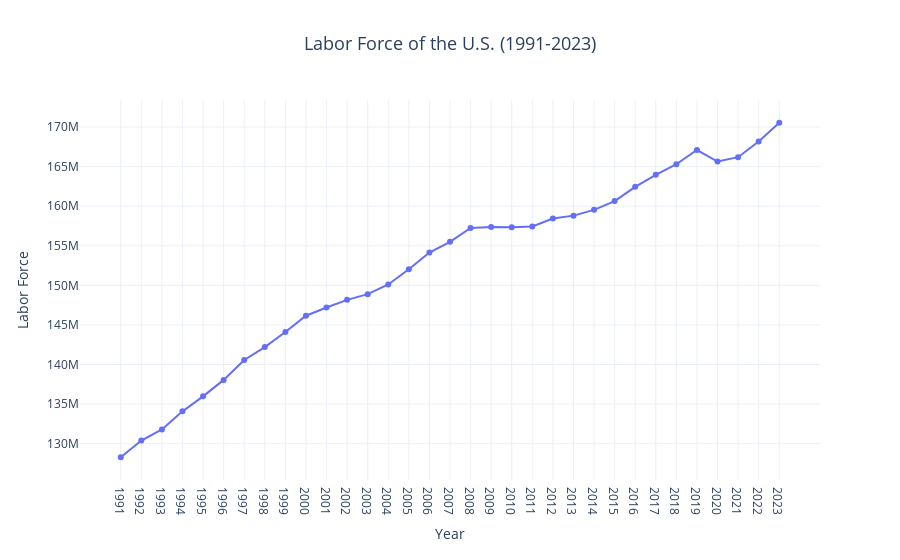

Source (notebook cell):
### Markdown cell above
### **4-2. Labor Force Trend**

Creates a line graph to visualize the labor force in the U.S. from 1991 to 2023. I use the `plotly.express` library to plot labor force values against years, with appropriate axis labels and markers.

### Code cell
import plotly.express as px

fig_labor = px.line(
    merged_df,  
    x='Year',  
    y='Labor force',  
    title='Labor Force of the U.S. (1991-2023)',  
    labels={'Labor Force': 'Labor Force', 'Year': 'Year'},  
    markers=True  
)

fig_labor.update_layout(
    xaxis_title="Year",  
    yaxis_title="Labor Force",  
    template="plotly_white",  
    title_font_size=18,  
    title_x=0.5,  
    font=dict(size=12)  
)

fig_labor.show()

### Figure 1 — Plotly figure (JSON) as saved in the notebook; plotly's stock layout.template omitted (floating-point values rounded to 4 significant figures)
{"data": [{"hovertemplate": "Year=%{x}<br>Labor force=%{y}<extra></extra>", "legendgroup": "", "line": {"color": "#636efa", "dash": "solid"}, "marker": {"symbol": "circle"}, "mode": "lines+markers", "name": "", "orientation": "v", "showlegend": false, "type": "scatter", "x": ["1991", "1992", "1993", "1994", "1995", "1996", "1997", "1998", "1999", "2000", "2001", "2002", "2003", "2004", "2005", "2006", "2007", "2008", "2009", "2010", "2011", "2012", "2013", "2014", "2015", "2016", "2017", "2018", "2019", "2020", "2021", "2022", "2023"], "xaxis": "x", "y": [128277990, 130387356, 131792391, 134076659, 135975697, 138055157, 140577814, 142198651, 144105404, 146165416, 147200475, 148166550, 148886198, 150113013, 152044690, 154154002, 155503665, 157246174, 157377606, 157357516, 157443452, 158452840, 158809862, 159540139, 160644681, 162448669, 163971527, 165307010, 167100511, 165649358, 166198588, 168181985, 170548899], "yaxis": "y"}], "layout": {"autosize": true, "font": {"size": 12}, "legend": {"tracegroupgap": 0}, "title": {"font": {"size": 18}, "text": "Labor Force of the U.S. (1991-2023)", "x": 0.5}, "xaxis": {"anchor": "y", "autorange": true, "domain": [0, 1], "range": [-1.937, 33.94], "title": {"text": "Year"}, "type": "category"}, "yaxis": {"anchor": "x", "autorange": true, "domain": [0, 1], "range": [124800000.0, 174000000.0], "title": {"text": "Labor Force"}, "type": "linear"}}}
